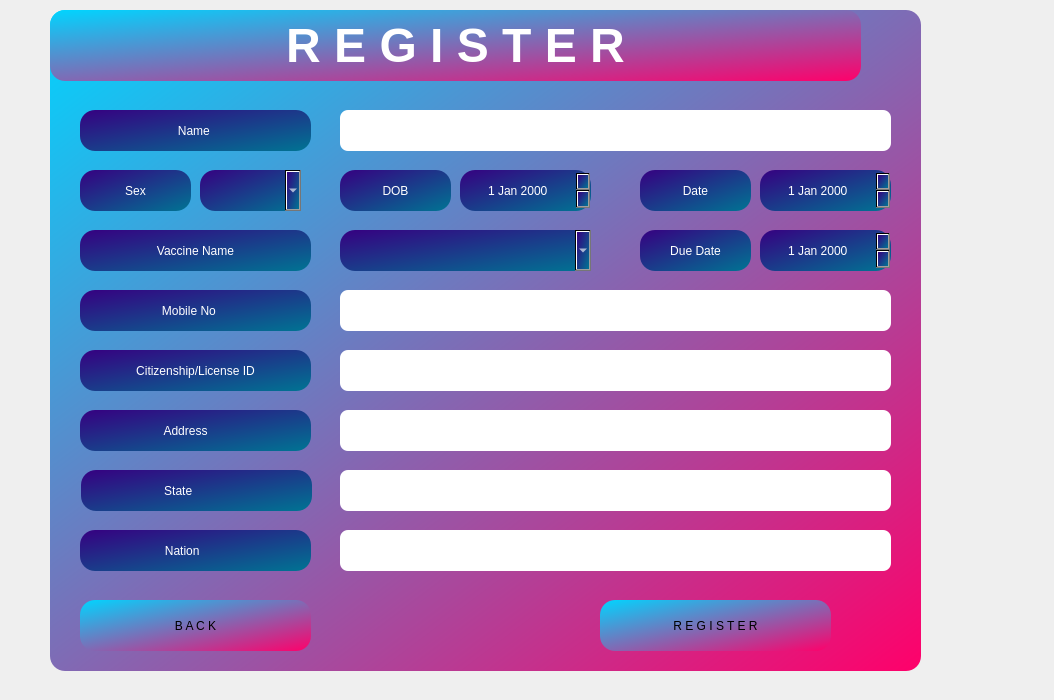
<?xml version="1.0" encoding="UTF-8"?>
<ui version="4.0">
 <class>Signupvaccine</class>
 <widget class="QDialog" name="Signupvaccine">
  <property name="geometry">
   <rect>
    <x>0</x>
    <y>0</y>
    <width>1054</width>
    <height>700</height>
   </rect>
  </property>
  <property name="windowTitle">
   <string>Dialog</string>
  </property>
  <property name="styleSheet">
   <string notr="true"/>
  </property>
  <widget class="QGroupBox" name="groupBox">
   <property name="geometry">
    <rect>
     <x>50</x>
     <y>10</y>
     <width>871</width>
     <height>661</height>
    </rect>
   </property>
   <property name="styleSheet">
    <string notr="true">background-color: qlineargradient(spread:reflect, x1:0, y1:0, x2:1, y2:1, stop:0 rgba(0, 213, 255, 255), stop:1 rgba(255, 0, 106, 255));
border-radius: 15px;</string>
   </property>
   <property name="title">
    <string/>
   </property>
   <widget class="QLineEdit" name="lineEditName">
    <property name="geometry">
     <rect>
      <x>290</x>
      <y>100</y>
      <width>551</width>
      <height>41</height>
     </rect>
    </property>
    <property name="sizePolicy">
     <sizepolicy hsizetype="Expanding" vsizetype="Preferred">
      <horstretch>0</horstretch>
      <verstretch>0</verstretch>
     </sizepolicy>
    </property>
    <property name="styleSheet">
     <string notr="true">background-color: rgb(255, 255, 255);
border-radius: 8px;
font: 16pt &quot;Segoe UI&quot;;</string>
    </property>
   </widget>
   <widget class="QLabel" name="labelName">
    <property name="geometry">
     <rect>
      <x>30</x>
      <y>100</y>
      <width>231</width>
      <height>41</height>
     </rect>
    </property>
    <property name="sizePolicy">
     <sizepolicy hsizetype="Minimum" vsizetype="Preferred">
      <horstretch>0</horstretch>
      <verstretch>0</verstretch>
     </sizepolicy>
    </property>
    <property name="layoutDirection">
     <enum>Qt::LeftToRight</enum>
    </property>
    <property name="styleSheet">
     <string notr="true">font: 14pt &quot;Segoe UI&quot;;
background-color: qlineargradient(spread:reflect, x1:0, y1:0, x2:1, y2:1, stop:0 rgba(54, 0, 129, 255), stop:1 rgba(0, 116, 147, 255));
color: rgb(255, 255, 255);</string>
    </property>
    <property name="text">
     <string>Name </string>
    </property>
    <property name="alignment">
     <set>Qt::AlignCenter</set>
    </property>
    <property name="wordWrap">
     <bool>false</bool>
    </property>
    <property name="buddy">
     <cstring>lineEditName</cstring>
    </property>
   </widget>
   <widget class="QLabel" name="labelSex">
    <property name="geometry">
     <rect>
      <x>30</x>
      <y>160</y>
      <width>111</width>
      <height>41</height>
     </rect>
    </property>
    <property name="sizePolicy">
     <sizepolicy hsizetype="Preferred" vsizetype="Preferred">
      <horstretch>0</horstretch>
      <verstretch>0</verstretch>
     </sizepolicy>
    </property>
    <property name="layoutDirection">
     <enum>Qt::LeftToRight</enum>
    </property>
    <property name="styleSheet">
     <string notr="true">font: 14pt &quot;Segoe UI&quot;;
background-color: qlineargradient(spread:reflect, x1:0, y1:0, x2:1, y2:1, stop:0 rgba(54, 0, 129, 255), stop:1 rgba(0, 116, 147, 255));
color: rgb(255, 255, 255);</string>
    </property>
    <property name="text">
     <string>Sex</string>
    </property>
    <property name="alignment">
     <set>Qt::AlignCenter</set>
    </property>
    <property name="wordWrap">
     <bool>false</bool>
    </property>
   </widget>
   <widget class="QLabel" name="labelMobile">
    <property name="geometry">
     <rect>
      <x>30</x>
      <y>280</y>
      <width>231</width>
      <height>41</height>
     </rect>
    </property>
    <property name="layoutDirection">
     <enum>Qt::LeftToRight</enum>
    </property>
    <property name="styleSheet">
     <string notr="true">font: 14pt &quot;Segoe UI&quot;;
background-color: qlineargradient(spread:reflect, x1:0, y1:0, x2:1, y2:1, stop:0 rgba(54, 0, 129, 255), stop:1 rgba(0, 116, 147, 255));
color: rgb(255, 255, 255);</string>
    </property>
    <property name="text">
     <string>Mobile No    </string>
    </property>
    <property name="alignment">
     <set>Qt::AlignCenter</set>
    </property>
    <property name="wordWrap">
     <bool>false</bool>
    </property>
   </widget>
   <widget class="QLineEdit" name="lineEditMobile">
    <property name="geometry">
     <rect>
      <x>290</x>
      <y>280</y>
      <width>551</width>
      <height>41</height>
     </rect>
    </property>
    <property name="sizePolicy">
     <sizepolicy hsizetype="Expanding" vsizetype="Preferred">
      <horstretch>0</horstretch>
      <verstretch>0</verstretch>
     </sizepolicy>
    </property>
    <property name="styleSheet">
     <string notr="true">background-color: rgb(255, 255, 255);
border-radius: 8px;
font: 16pt &quot;Segoe UI&quot;;</string>
    </property>
   </widget>
   <widget class="QLineEdit" name="lineEditAddress">
    <property name="geometry">
     <rect>
      <x>290</x>
      <y>400</y>
      <width>551</width>
      <height>41</height>
     </rect>
    </property>
    <property name="sizePolicy">
     <sizepolicy hsizetype="Expanding" vsizetype="Preferred">
      <horstretch>0</horstretch>
      <verstretch>0</verstretch>
     </sizepolicy>
    </property>
    <property name="styleSheet">
     <string notr="true">background-color: rgb(255, 255, 255);
border-radius: 8px;
font: 16pt &quot;Segoe UI&quot;;</string>
    </property>
   </widget>
   <widget class="QLabel" name="labelAddress">
    <property name="geometry">
     <rect>
      <x>30</x>
      <y>400</y>
      <width>231</width>
      <height>41</height>
     </rect>
    </property>
    <property name="layoutDirection">
     <enum>Qt::LeftToRight</enum>
    </property>
    <property name="styleSheet">
     <string notr="true">font: 14pt &quot;Segoe UI&quot;;
background-color: qlineargradient(spread:reflect, x1:0, y1:0, x2:1, y2:1, stop:0 rgba(54, 0, 129, 255), stop:1 rgba(0, 116, 147, 255));
color: rgb(255, 255, 255);</string>
    </property>
    <property name="text">
     <string>Address      </string>
    </property>
    <property name="alignment">
     <set>Qt::AlignCenter</set>
    </property>
    <property name="wordWrap">
     <bool>false</bool>
    </property>
   </widget>
   <widget class="QLabel" name="labelState">
    <property name="geometry">
     <rect>
      <x>31</x>
      <y>460</y>
      <width>231</width>
      <height>41</height>
     </rect>
    </property>
    <property name="styleSheet">
     <string notr="true">font: 14pt &quot;Segoe UI&quot;;
background-color: qlineargradient(spread:reflect, x1:0, y1:0, x2:1, y2:1, stop:0 rgba(54, 0, 129, 255), stop:1 rgba(0, 116, 147, 255));
color: rgb(255, 255, 255);</string>
    </property>
    <property name="text">
     <string>State           </string>
    </property>
    <property name="alignment">
     <set>Qt::AlignCenter</set>
    </property>
   </widget>
   <widget class="QLineEdit" name="lineEditState">
    <property name="geometry">
     <rect>
      <x>290</x>
      <y>460</y>
      <width>551</width>
      <height>41</height>
     </rect>
    </property>
    <property name="sizePolicy">
     <sizepolicy hsizetype="Expanding" vsizetype="Preferred">
      <horstretch>0</horstretch>
      <verstretch>0</verstretch>
     </sizepolicy>
    </property>
    <property name="styleSheet">
     <string notr="true">background-color: rgb(255, 255, 255);
border-radius: 8px;
font: 16pt &quot;Segoe UI&quot;;</string>
    </property>
   </widget>
   <widget class="QLabel" name="labelNation">
    <property name="geometry">
     <rect>
      <x>30</x>
      <y>520</y>
      <width>231</width>
      <height>41</height>
     </rect>
    </property>
    <property name="layoutDirection">
     <enum>Qt::LeftToRight</enum>
    </property>
    <property name="styleSheet">
     <string notr="true">font: 14pt &quot;Segoe UI&quot;;
background-color: qlineargradient(spread:reflect, x1:0, y1:0, x2:1, y2:1, stop:0 rgba(54, 0, 129, 255), stop:1 rgba(0, 116, 147, 255));
color: rgb(255, 255, 255);</string>
    </property>
    <property name="text">
     <string>Nation        </string>
    </property>
    <property name="alignment">
     <set>Qt::AlignCenter</set>
    </property>
    <property name="wordWrap">
     <bool>false</bool>
    </property>
   </widget>
   <widget class="QLineEdit" name="lineEditNation">
    <property name="geometry">
     <rect>
      <x>290</x>
      <y>520</y>
      <width>551</width>
      <height>41</height>
     </rect>
    </property>
    <property name="sizePolicy">
     <sizepolicy hsizetype="Expanding" vsizetype="Preferred">
      <horstretch>0</horstretch>
      <verstretch>0</verstretch>
     </sizepolicy>
    </property>
    <property name="styleSheet">
     <string notr="true">background-color: rgb(255, 255, 255);
border-radius: 8px;
font: 16pt &quot;Segoe UI&quot;;</string>
    </property>
   </widget>
   <widget class="QDateEdit" name="dateEditDob">
    <property name="geometry">
     <rect>
      <x>410</x>
      <y>160</y>
      <width>131</width>
      <height>41</height>
     </rect>
    </property>
    <property name="sizePolicy">
     <sizepolicy hsizetype="Minimum" vsizetype="Preferred">
      <horstretch>0</horstretch>
      <verstretch>0</verstretch>
     </sizepolicy>
    </property>
    <property name="styleSheet">
     <string notr="true">font: 14pt &quot;Segoe UI&quot;;
background-color: qlineargradient(spread:reflect, x1:0, y1:0, x2:1, y2:1, stop:0 rgba(54, 0, 129, 255), stop:1 rgba(0, 116, 147, 255));
color: rgb(255, 255, 255);</string>
    </property>
    <property name="alignment">
     <set>Qt::AlignCenter</set>
    </property>
   </widget>
   <widget class="QLabel" name="labelDob">
    <property name="geometry">
     <rect>
      <x>290</x>
      <y>160</y>
      <width>111</width>
      <height>41</height>
     </rect>
    </property>
    <property name="sizePolicy">
     <sizepolicy hsizetype="Preferred" vsizetype="Preferred">
      <horstretch>0</horstretch>
      <verstretch>0</verstretch>
     </sizepolicy>
    </property>
    <property name="styleSheet">
     <string notr="true">font: 14pt &quot;Segoe UI&quot;;
background-color: qlineargradient(spread:reflect, x1:0, y1:0, x2:1, y2:1, stop:0 rgba(54, 0, 129, 255), stop:1 rgba(0, 116, 147, 255));
color: rgb(255, 255, 255);</string>
    </property>
    <property name="text">
     <string>DOB</string>
    </property>
    <property name="alignment">
     <set>Qt::AlignCenter</set>
    </property>
   </widget>
   <widget class="QComboBox" name="combo_Sex">
    <property name="geometry">
     <rect>
      <x>150</x>
      <y>160</y>
      <width>101</width>
      <height>41</height>
     </rect>
    </property>
    <property name="styleSheet">
     <string notr="true">font: 14pt &quot;Segoe UI&quot;;
background-color: qlineargradient(spread:reflect, x1:0, y1:0, x2:1, y2:1, stop:0 rgba(54, 0, 129, 255), stop:1 rgba(0, 116, 147, 255));
color: rgb(255, 255, 255);</string>
    </property>
   </widget>
   <widget class="QLabel" name="labelAddress_2">
    <property name="geometry">
     <rect>
      <x>30</x>
      <y>340</y>
      <width>231</width>
      <height>41</height>
     </rect>
    </property>
    <property name="layoutDirection">
     <enum>Qt::LeftToRight</enum>
    </property>
    <property name="styleSheet">
     <string notr="true">font: 14pt &quot;Segoe UI&quot;;
background-color: qlineargradient(spread:reflect, x1:0, y1:0, x2:1, y2:1, stop:0 rgba(54, 0, 129, 255), stop:1 rgba(0, 116, 147, 255));
color: rgb(255, 255, 255);</string>
    </property>
    <property name="text">
     <string>Citizenship/License ID</string>
    </property>
    <property name="alignment">
     <set>Qt::AlignCenter</set>
    </property>
    <property name="wordWrap">
     <bool>false</bool>
    </property>
   </widget>
   <widget class="QLineEdit" name="lineEditAddressLicense">
    <property name="geometry">
     <rect>
      <x>290</x>
      <y>340</y>
      <width>551</width>
      <height>41</height>
     </rect>
    </property>
    <property name="sizePolicy">
     <sizepolicy hsizetype="Expanding" vsizetype="Preferred">
      <horstretch>0</horstretch>
      <verstretch>0</verstretch>
     </sizepolicy>
    </property>
    <property name="styleSheet">
     <string notr="true">background-color: rgb(255, 255, 255);
border-radius: 8px;
font: 16pt &quot;Segoe UI&quot;;</string>
    </property>
    <property name="text">
     <string/>
    </property>
   </widget>
   <widget class="QDateEdit" name="dateEditDate">
    <property name="geometry">
     <rect>
      <x>710</x>
      <y>160</y>
      <width>131</width>
      <height>41</height>
     </rect>
    </property>
    <property name="sizePolicy">
     <sizepolicy hsizetype="Minimum" vsizetype="Preferred">
      <horstretch>0</horstretch>
      <verstretch>0</verstretch>
     </sizepolicy>
    </property>
    <property name="styleSheet">
     <string notr="true">font: 14pt &quot;Segoe UI&quot;;
background-color: qlineargradient(spread:reflect, x1:0, y1:0, x2:1, y2:1, stop:0 rgba(54, 0, 129, 255), stop:1 rgba(0, 116, 147, 255));
color: rgb(255, 255, 255);</string>
    </property>
    <property name="alignment">
     <set>Qt::AlignCenter</set>
    </property>
   </widget>
   <widget class="QLabel" name="labelDob_2">
    <property name="geometry">
     <rect>
      <x>590</x>
      <y>160</y>
      <width>111</width>
      <height>41</height>
     </rect>
    </property>
    <property name="sizePolicy">
     <sizepolicy hsizetype="Preferred" vsizetype="Preferred">
      <horstretch>0</horstretch>
      <verstretch>0</verstretch>
     </sizepolicy>
    </property>
    <property name="styleSheet">
     <string notr="true">font: 14pt &quot;Segoe UI&quot;;
background-color: qlineargradient(spread:reflect, x1:0, y1:0, x2:1, y2:1, stop:0 rgba(54, 0, 129, 255), stop:1 rgba(0, 116, 147, 255));
color: rgb(255, 255, 255);</string>
    </property>
    <property name="text">
     <string>Date</string>
    </property>
    <property name="alignment">
     <set>Qt::AlignCenter</set>
    </property>
   </widget>
   <widget class="QLabel" name="Signup_2">
    <property name="geometry">
     <rect>
      <x>0</x>
      <y>0</y>
      <width>811</width>
      <height>71</height>
     </rect>
    </property>
    <property name="font">
     <font>
      <pointsize>36</pointsize>
      <italic>false</italic>
      <bold>true</bold>
      <strikeout>false</strikeout>
     </font>
    </property>
    <property name="layoutDirection">
     <enum>Qt::LeftToRight</enum>
    </property>
    <property name="autoFillBackground">
     <bool>false</bool>
    </property>
    <property name="styleSheet">
     <string notr="true">font: 600 36pt &quot;Segoe UI&quot;;
color: rgb(255, 255, 255);

</string>
    </property>
    <property name="text">
     <string>&lt;html&gt;&lt;head/&gt;&lt;body&gt;&lt;p&gt;R E G I S T E R&lt;/p&gt;&lt;/body&gt;&lt;/html&gt;</string>
    </property>
    <property name="alignment">
     <set>Qt::AlignCenter</set>
    </property>
   </widget>
   <widget class="QPushButton" name="pushButton_Back">
    <property name="geometry">
     <rect>
      <x>30</x>
      <y>590</y>
      <width>231</width>
      <height>51</height>
     </rect>
    </property>
    <property name="text">
     <string>B A C K</string>
    </property>
   </widget>
   <widget class="QPushButton" name="pushButton_Submit">
    <property name="geometry">
     <rect>
      <x>550</x>
      <y>590</y>
      <width>231</width>
      <height>51</height>
     </rect>
    </property>
    <property name="text">
     <string>R E G I S T E R</string>
    </property>
   </widget>
   <widget class="QComboBox" name="combo_vaccine_name">
    <property name="geometry">
     <rect>
      <x>290</x>
      <y>220</y>
      <width>251</width>
      <height>41</height>
     </rect>
    </property>
    <property name="styleSheet">
     <string notr="true">font: 14pt &quot;Segoe UI&quot;;
background-color: qlineargradient(spread:reflect, x1:0, y1:0, x2:1, y2:1, stop:0 rgba(54, 0, 129, 255), stop:1 rgba(0, 116, 147, 255));
color: rgb(255, 255, 255);</string>
    </property>
   </widget>
   <widget class="QLabel" name="labelSex_2">
    <property name="geometry">
     <rect>
      <x>30</x>
      <y>220</y>
      <width>231</width>
      <height>41</height>
     </rect>
    </property>
    <property name="sizePolicy">
     <sizepolicy hsizetype="Preferred" vsizetype="Preferred">
      <horstretch>0</horstretch>
      <verstretch>0</verstretch>
     </sizepolicy>
    </property>
    <property name="layoutDirection">
     <enum>Qt::LeftToRight</enum>
    </property>
    <property name="styleSheet">
     <string notr="true">font: 14pt &quot;Segoe UI&quot;;
background-color: qlineargradient(spread:reflect, x1:0, y1:0, x2:1, y2:1, stop:0 rgba(54, 0, 129, 255), stop:1 rgba(0, 116, 147, 255));
color: rgb(255, 255, 255);</string>
    </property>
    <property name="text">
     <string>Vaccine Name</string>
    </property>
    <property name="alignment">
     <set>Qt::AlignCenter</set>
    </property>
    <property name="wordWrap">
     <bool>false</bool>
    </property>
   </widget>
   <widget class="QLabel" name="labelDob_3">
    <property name="geometry">
     <rect>
      <x>590</x>
      <y>220</y>
      <width>111</width>
      <height>41</height>
     </rect>
    </property>
    <property name="sizePolicy">
     <sizepolicy hsizetype="Preferred" vsizetype="Preferred">
      <horstretch>0</horstretch>
      <verstretch>0</verstretch>
     </sizepolicy>
    </property>
    <property name="styleSheet">
     <string notr="true">font: 14pt &quot;Segoe UI&quot;;
background-color: qlineargradient(spread:reflect, x1:0, y1:0, x2:1, y2:1, stop:0 rgba(54, 0, 129, 255), stop:1 rgba(0, 116, 147, 255));
color: rgb(255, 255, 255);</string>
    </property>
    <property name="text">
     <string>Due Date</string>
    </property>
    <property name="alignment">
     <set>Qt::AlignCenter</set>
    </property>
   </widget>
   <widget class="QDateEdit" name="duedate">
    <property name="geometry">
     <rect>
      <x>710</x>
      <y>220</y>
      <width>131</width>
      <height>41</height>
     </rect>
    </property>
    <property name="sizePolicy">
     <sizepolicy hsizetype="Minimum" vsizetype="Preferred">
      <horstretch>0</horstretch>
      <verstretch>0</verstretch>
     </sizepolicy>
    </property>
    <property name="styleSheet">
     <string notr="true">font: 14pt &quot;Segoe UI&quot;;
background-color: qlineargradient(spread:reflect, x1:0, y1:0, x2:1, y2:1, stop:0 rgba(54, 0, 129, 255), stop:1 rgba(0, 116, 147, 255));
color: rgb(255, 255, 255);</string>
    </property>
    <property name="alignment">
     <set>Qt::AlignCenter</set>
    </property>
   </widget>
  </widget>
 </widget>
 <resources/>
 <connections/>
</ui>
